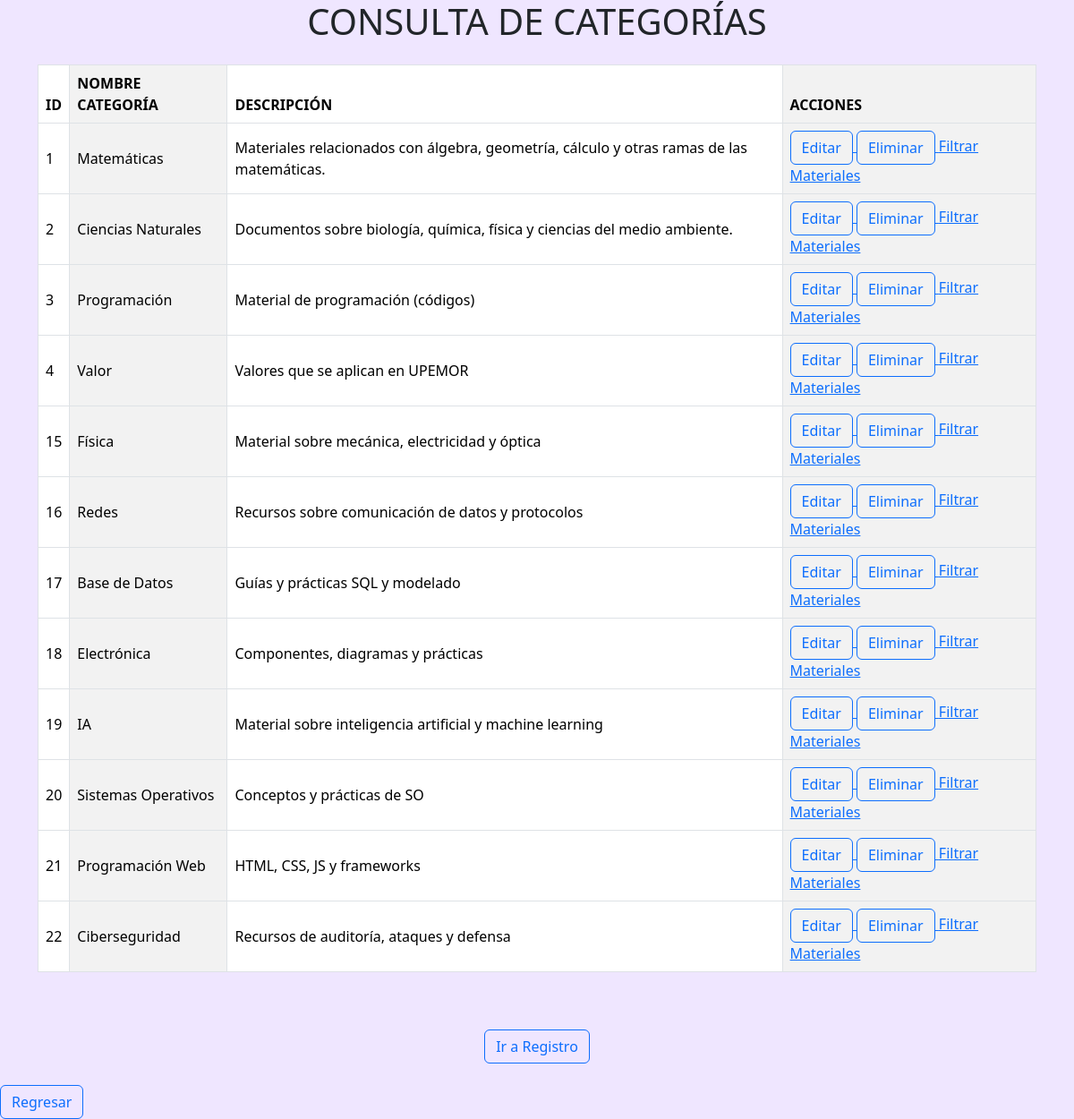
The page /MVC/index.php?action=consult_cate (signed in) on the database its author committed.
### tables this page shows
CREATE TABLE `categoria` (
  `idCategoria` int(11) NOT NULL,
  `nombreCategoria` varchar(100) NOT NULL,
  `descripcion` text DEFAULT NULL
);

### MVC/app/controllers/UserController_cate.php (called while the page is built, shortened)
<?php
include_once 'app/models/UserModel_cate.php';
class UserController_cate {
    private $model;
    public function __construct($connection) {
        $this->model = new UserModel_cate($connection);
    }
    public function consultarCate(){
            $categoria = $this -> model -> consultarCate();
            include "app/views/consulta_cate.php";
    }
    }

### MVC/app/models/UserModel_cate.php (called while the page is built, shortened)
<?php
class UserModel_cate {
    private $connection;
    public function __construct($connection) {
        $this->connection = $connection;
    }
    public function consultarCate(){
            $sql_statement = "SELECT * FROM categoria";
            $result = $this -> connection -> query($sql_statement);
            return $result;
    }
}

### MVC/app/views/consulta_cate.php (the view, shortened to what this page needs)
<!DOCTYPE html>
<html lang="es">
<head>
    <link href="https://cdn.jsdelivr.net/npm/bootstrap@5.3.8/dist/css/bootstrap.min.css" rel="stylesheet">
    <link rel="stylesheet" href="/inicio_sesion/MVC/public/css/consult.css?v=<?php echo time();  ?>">
</head>
<body>
    <center><h1>CONSULTA DE CATEGORÍAS</h1></center>
    <div class="container mt-4">
        <div class="table-responsive">
            <table class="table table-striped-columns table-bordered align-middle">
                <thead>
                    <th>ID</th>
                    <th>NOMBRE CATEGORÍA</th>
                    <th>DESCRIPCIÓN</th>
                    <th>ACCIONES</th>
                </thead>
                <tbody>
                    <?php
                        while($row = $categoria->fetch_assoc()){
                    ?>
                    <tr>
                        <td><?php echo $row['idCategoria']; ?></td>
                        <td><?php echo $row['nombreCategoria']; ?></td>
                        <td><?php echo $row['descripcion']; ?></td>
                        <td>
                            <a href="index.php?action=update_cate&id=<?php echo $row['idCategoria']; ?>">
                                <button type="button" class="btn active" data-bs-toggle="button" aria-pressed="true">Editar</button>
                            </a>
                            <a href="index.php?action=delete_cate&id=<?php echo $row['idCategoria']; ?>">
                                <button type="button" onclick="return confirm('¿Desea eliminar la categoría?')"
                                class="btn active" data-bs-toggle="button" aria-pressed="true">Eliminar</button>
                            </a>
                            <a href="index.php?action=filtrar_material">Filtrar Materiales</a>
                        </td>
                    </tr>
                    <?php
                        }
                    ?>
                </tbody>
            </table>
        </div>
    </div>
    <br><br>
    <center><a href="index.php?action=insert_cate">
        <button class="btn active" data-bs-toggle="button" aria-pressed="true">Ir a Registro</button>
    </a></center>
    <br>
    <a href="javascript:history.back()"><button class="btn active">Regresar</button></a>
</body>
</html>

### MVC/index.php (shortened to what this page needs)
<?php
    include_once "app/controllers/UserController_adm.php";
    include_once "app/controllers/UserController_cate.php";
    include_once "config/db_connection.php";
    $controller_cat = new UserController_cate($connection);
    if(isset($_GET['action'])){
        $action = $_GET['action'];
        switch($action){
            case 'consult_cate':
                $controller_cat->consultarCate();
                break;
        }
    }else{
       include "app/views/inicio.php";
    }

### MVC/public/css/consult.css (style rules this page uses)
body { background-color: rgba(106, 13, 255, 0.10); min-height: 100vh; margin: 0; padding: 0; }

### rows shown on the page
categoria: idCategoria "1", nombreCategoria "Matemáticas", descripcion "Materiales relacionados con álgebra, geometría, cálculo y otras ramas de las matemáticas."
categoria: idCategoria "2", nombreCategoria "Ciencias Naturales", descripcion "Documentos sobre biología, química, física y ciencias del medio ambiente."
categoria: idCategoria "3", nombreCategoria "Programación", descripcion "Material de programación (códigos)"
categoria: idCategoria "4", nombreCategoria "Valor", descripcion "Valores que se aplican en UPEMOR"
categoria: idCategoria "15", nombreCategoria "Física", descripcion "Material sobre mecánica, electricidad y óptica"
categoria: idCategoria "16", nombreCategoria "Redes", descripcion "Recursos sobre comunicación de datos y protocolos"
categoria: idCategoria "17", nombreCategoria "Base de Datos", descripcion "Guías y prácticas SQL y modelado"
categoria: idCategoria "18", nombreCategoria "Electrónica", descripcion "Componentes, diagramas y prácticas"
categoria: idCategoria "19", nombreCategoria "IA", descripcion "Material sobre inteligencia artificial y machine learning"
categoria: idCategoria "20", nombreCategoria "Sistemas Operativos", descripcion "Conceptos y prácticas de SO"
categoria: idCategoria "21", nombreCategoria "Programación Web", descripcion "HTML, CSS, JS y frameworks"
categoria: idCategoria "22", nombreCategoria "Ciberseguridad", descripcion "Recursos de auditoría, ataques y defensa"
